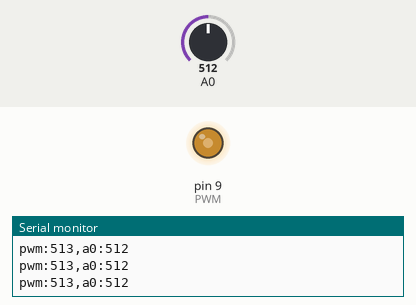
The sketch below on a simulated Arduino Uno, built with avr-gcc and run on an emulated ATmega328P. On the bench: output pins drawn as LEDs (lit = HIGH), the last lines printed to the serial monitor. The inputs (shaded band) are chosen by the test bench; at power-on: A0 = 512.

Above: at 4.2 s.
4.3 s: A0 set to 985
At 5.6 s:
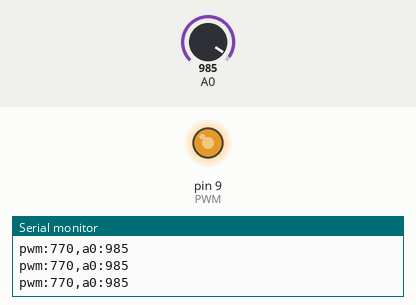
6.5 s: A0 set to 1016
At 9.8 s:
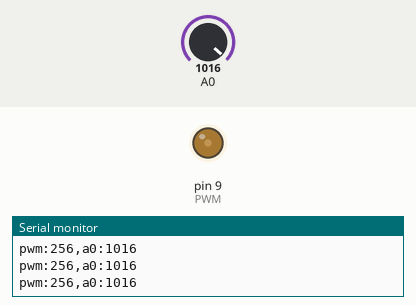
Timing chart, 0 to 14.5 s (numbered marks = the images above; inputs shaded):
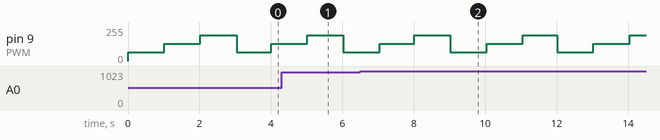

Measured:
- the behaviour switches between 999 and 1000 on A0 (found by bisection; images 1 and 2)
- by itself, pin 9 (PWM): repeats every 3.0 s: 192/255 1.0 s, 64/255 1.0 s, 128/255 1.0 s

The sketch:

rc-filter.ino
```cpp
// rc-filter — tests assert (BT167): analogWrite(9, duty) (pin 9: 490 Hz PWM) through 10 kΩ into
// 10 µF to GND, the node on A0. The duty steps 64 → 128 → 192 every second; every 50 ms the sketch
// prints "pwm:<duty · 1023 / 255>,a0:<analogRead(A0)>" — two Serial Plotter series: the target and
// the filtered voltage climbing to it (RC = 0.1 s), with a few counts of ripple.
const int PWM = 9;
const uint8_t DUTIES[] = {64, 128, 192};

void setup() {
  Serial.begin(115200);
}

void loop() {
  uint8_t duty = DUTIES[(millis() / 1000) % 3];
  analogWrite(PWM, duty);
  Serial.print("pwm:");
  Serial.print((uint32_t)duty * 1023 / 255);
  Serial.print(",a0:");
  Serial.println(analogRead(A0));
  delay(50);
}
```
